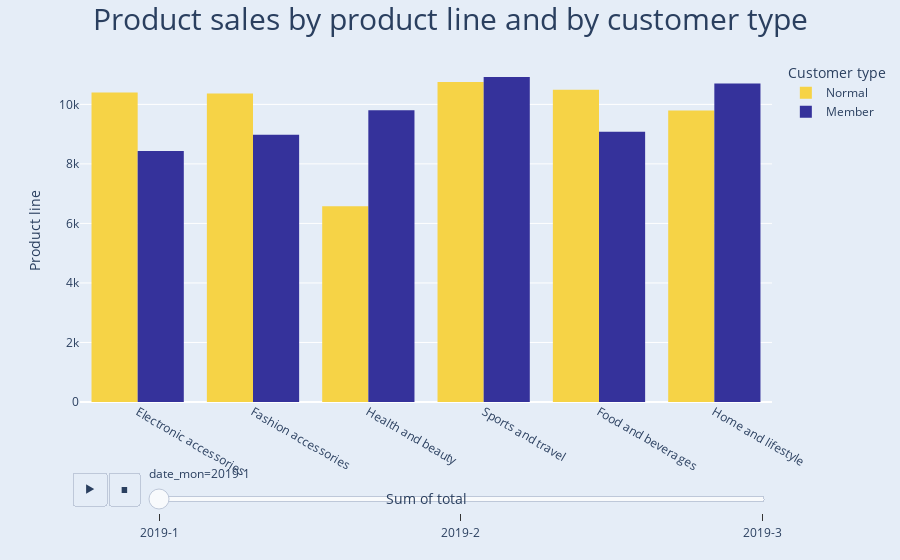

Write notebook code for a chart like this one.
### Markdown cell above
### **f. Product Sales by Product Line and by Customer Type per Month or Week**

### Code cell
fig = px.histogram(
    df_store, x='Product line', y='Total', 
    color='Customer type', barmode='group', 
    animation_frame='date_mon',
    histfunc='sum',  color_discrete_sequence =['#f6d346','#35329b'],
)

fig.update_xaxes(title_text="Sum of total")
fig.update_yaxes(title_text="Product line")

fig.update_layout(template='plotly', height=550)

fig.update(
    layout_title_text="Product sales by product line and by customer type",
    layout_title_font_size=30,
    layout_title_x=0.5,
    layout_paper_bgcolor='rgb(229, 237, 247)',
    layout_plot_bgcolor='rgb(229, 237, 247)',
)

fig.show()

### Figure 1 — Plotly figure (JSON) as saved in the notebook; plotly's stock layout.template omitted (floating-point values rounded to 4 significant figures; data arrays with more than 128 entries replaced by an {"elided": "..."} marker saying what was removed)
{"data": [{"alignmentgroup": "True", "bingroup": "x", "histfunc": "sum", "hovertemplate": "Customer type=Normal<br>date_mon=2019-1<br>Product line=%{x}<br>sum of Total=%{y}<extra></extra>", "legendgroup": "Normal", "marker": {"color": "#f6d346", "pattern": {"shape": ""}}, "name": "Normal", "offsetgroup": "Normal", "orientation": "v", "showlegend": true, "type": "histogram", "x": {"elided": "180 str values"}, "xaxis": "x", "y": {"elided": "180 float values"}, "yaxis": "y"}, {"alignmentgroup": "True", "bingroup": "x", "histfunc": "sum", "hovertemplate": "Customer type=Member<br>date_mon=2019-1<br>Product line=%{x}<br>sum of Total=%{y}<extra></extra>", "legendgroup": "Member", "marker": {"color": "#35329b", "pattern": {"shape": ""}}, "name": "Member", "offsetgroup": "Member", "orientation": "v", "showlegend": true, "type": "histogram", "x": {"elided": "172 str values"}, "xaxis": "x", "y": {"elided": "172 float values"}, "yaxis": "y"}], "layout": {"autosize": true, "barmode": "group", "legend": {"title": {"text": "Customer type"}, "tracegroupgap": 0}, "margin": {"t": 60}, "paper_bgcolor": "rgb(229, 237, 247)", "plot_bgcolor": "rgb(229, 237, 247)", "sliders": [{"active": 0, "currentvalue": {"prefix": "date_mon="}, "len": 0.9, "pad": {"b": 10, "t": 60}, "steps": [{"args": [["2019-1"], {"frame": {"duration": 0, "redraw": true}, "fromcurrent": true, "mode": "immediate", "transition": {"duration": 0, "easing": "linear"}}], "label": "2019-1", "method": "animate"}, {"args": [["2019-2"], {"frame": {"duration": 0, "redraw": true}, "fromcurrent": true, "mode": "immediate", "transition": {"duration": 0, "easing": "linear"}}], "label": "2019-2", "method": "animate"}, {"args": [["2019-3"], {"frame": {"duration": 0, "redraw": true}, "fromcurrent": true, "mode": "immediate", "transition": {"duration": 0, "easing": "linear"}}], "label": "2019-3", "method": "animate"}], "x": 0.1, "xanchor": "left", "y": 0, "yanchor": "top"}], "title": {"font": {"size": 30}, "text": "Product sales by product line and by customer type", "x": 0.5}, "updatemenus": [{"buttons": [{"args": [null, {"frame": {"duration": 500, "redraw": true}, "fromcurrent": true, "mode": "immediate", "transition": {"duration": 500, "easing": "linear"}}], "label": "&#9654;", "method": "animate"}, {"args": [[null], {"frame": {"duration": 0, "redraw": true}, "fromcurrent": true, "mode": "immediate", "transition": {"duration": 0, "easing": "linear"}}], "label": "&#9724;", "method": "animate"}], "direction": "left", "pad": {"r": 10, "t": 70}, "showactive": false, "type": "buttons", "x": 0.1, "xanchor": "right", "y": 0, "yanchor": "top"}], "xaxis": {"anchor": "y", "autorange": true, "domain": [0, 1], "range": [-0.5, 5.5], "title": {"text": "Sum of total"}, "type": "category"}, "yaxis": {"anchor": "x", "autorange": true, "domain": [0, 1], "range": [0, 11490.0], "title": {"text": "Product line"}, "type": "linear"}}}
